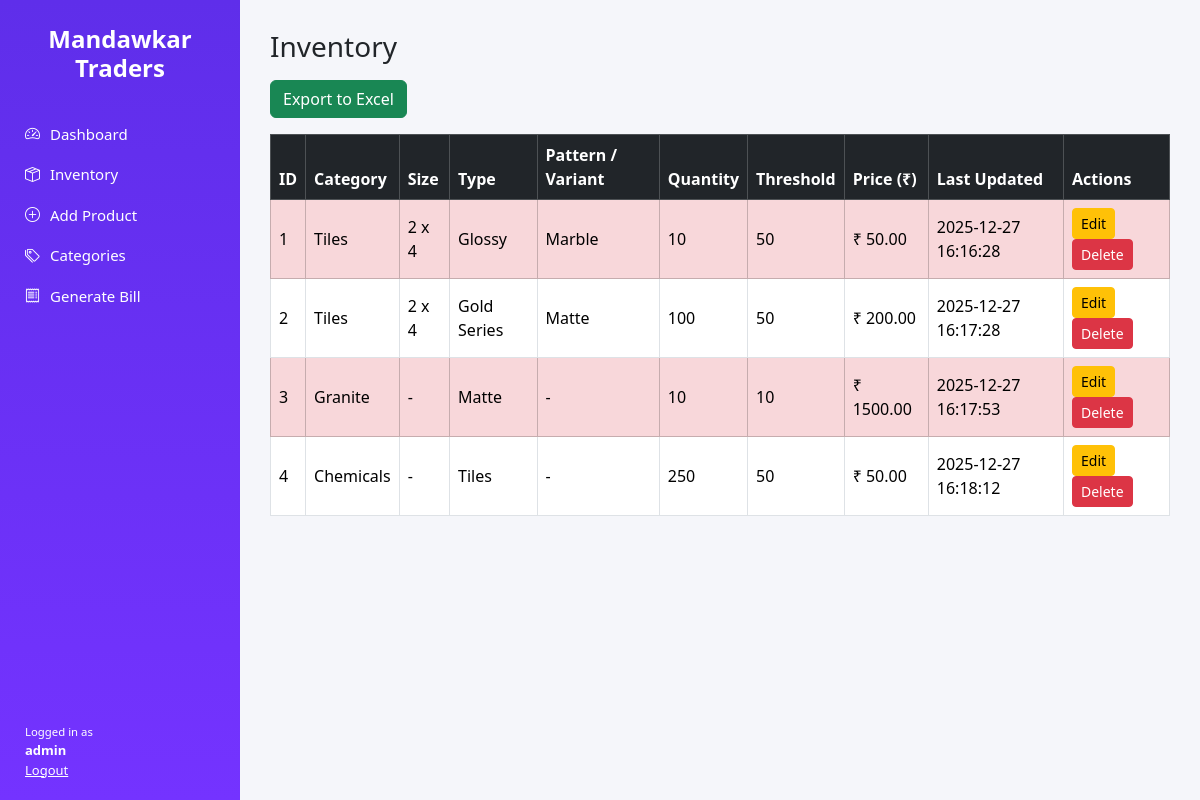
The page /inventory (signed in) on the database its author committed.
### tables this page shows
CREATE TABLE products (
            id INTEGER PRIMARY KEY AUTOINCREMENT,
            category TEXT NOT NULL,
            size TEXT,
            type TEXT,
            variant TEXT,
            pattern TEXT,
            quantity INTEGER NOT NULL,
            threshold INTEGER NOT NULL DEFAULT 10,
            price REAL NOT NULL,
            last_updated TEXT NOT NULL
        );

### app.py (the view)
@app.route("/inventory")
@login_required()
def inventory():
    category = request.args.get("category")
    conn = get_connection()
    cursor = conn.cursor()
    if category:
        cursor.execute("SELECT * FROM products WHERE category = ?", (category,))
    else:
        cursor.execute("SELECT * FROM products")
    products = cursor.fetchall()
    conn.close()
    return render_template(
        "inventory.html",
        products=products,
        selected_category=category
    )

### app.py (called while the page is built)
def login_required(role=None):
    def decorator(func):
        @wraps(func)
        def wrapper(*args, **kwargs):
            if "user" not in session:
                return redirect(url_for("login"))
            if role and session.get("role") != role:
                return "Access Denied", 403
            return func(*args, **kwargs)
        return wrapper
    return decorator

### utils/db.py (called while the page is built)
def get_connection():
    return sqlite3.connect(DB_NAME)

### templates/inventory.html
{% extends "base.html" %}
{% block content %}
<h3 class="mb-3">Inventory</h3>
<a href="/export" class="btn btn-success mb-3">Export to Excel</a>
<div class="table-responsive">
<table class="table table-bordered table-hover align-middle">
    <thead class="table-dark">
        <tr>
            <th>ID</th>
            <th>Category</th>
            <th>Size</th>
            <th>Type</th>
            <th>Pattern / Variant</th>
            <th>Quantity</th>
            <th>Threshold</th>
            <th>Price (₹)</th>
            <th>Last Updated</th>
            <th>Actions</th>
        </tr>
    </thead>
    <tbody>
        {% for p in products %}
        <tr class="{% if p[6] <= p[7] %}table-danger{% endif %}">
            <td>{{ p[0] }}</td>
            <td>{{ p[1] }}</td>
            <td>{{ p[2] or "-" }}</td>
            <td>{{ p[3] or "-" }}</td>
            <td>{{ p[5] or p[4] or "-" }}</td>
            <td>{{ p[6] }}</td>
            <td>{{ p[7] }}</td>
            <td>₹ {{ "%.2f"|format(p[8]) }}</td>
            <td>{{ p[9] }}</td>
            <td>
                <a href="/edit/{{ p[0] }}" class="btn btn-sm btn-warning">Edit</a>
                {% if session.get('role') == 'admin' %}
                <form action="/delete-product/{{ p[0] }}" method="POST" style="display:inline;"
                      onsubmit="return confirm('Are you sure you want to delete this product?');">
                    <button class="btn btn-sm btn-danger">Delete</button>
                </form>
                {% endif %}
            </td>
        </tr>
        {% endfor %}
    </tbody>
</table>
</div>
{% endblock %}

### static/css/theme.css (style rules this page uses)
body { margin: 0; font-family: 'Segoe UI', sans-serif; background: #f5f6fa; }

### rows shown on the page
products: id "1", category "Tiles", size "2 x 4", type "Glossy", pattern "Marble", quantity "10", threshold "50", price "50.00", last_updated "2025-12-27 16:16:28"
products: id "2", category "Tiles", size "2 x 4", type "Gold Series", pattern "Matte", quantity "100", threshold "50", price "200.00", last_updated "2025-12-27 16:17:28"
products: id "3", category "Granite", size "-", type "Matte", pattern+variant "-", quantity "10", threshold "10", price "1500.00", last_updated "2025-12-27 16:17:53"
products: id "4", category "Chemicals", size "-", type "Tiles", pattern+variant "-", quantity "250", threshold "50", price "50.00", last_updated "2025-12-27 16:18:12"

### other values the page prints
{{ session.get('user') }} "admin"
